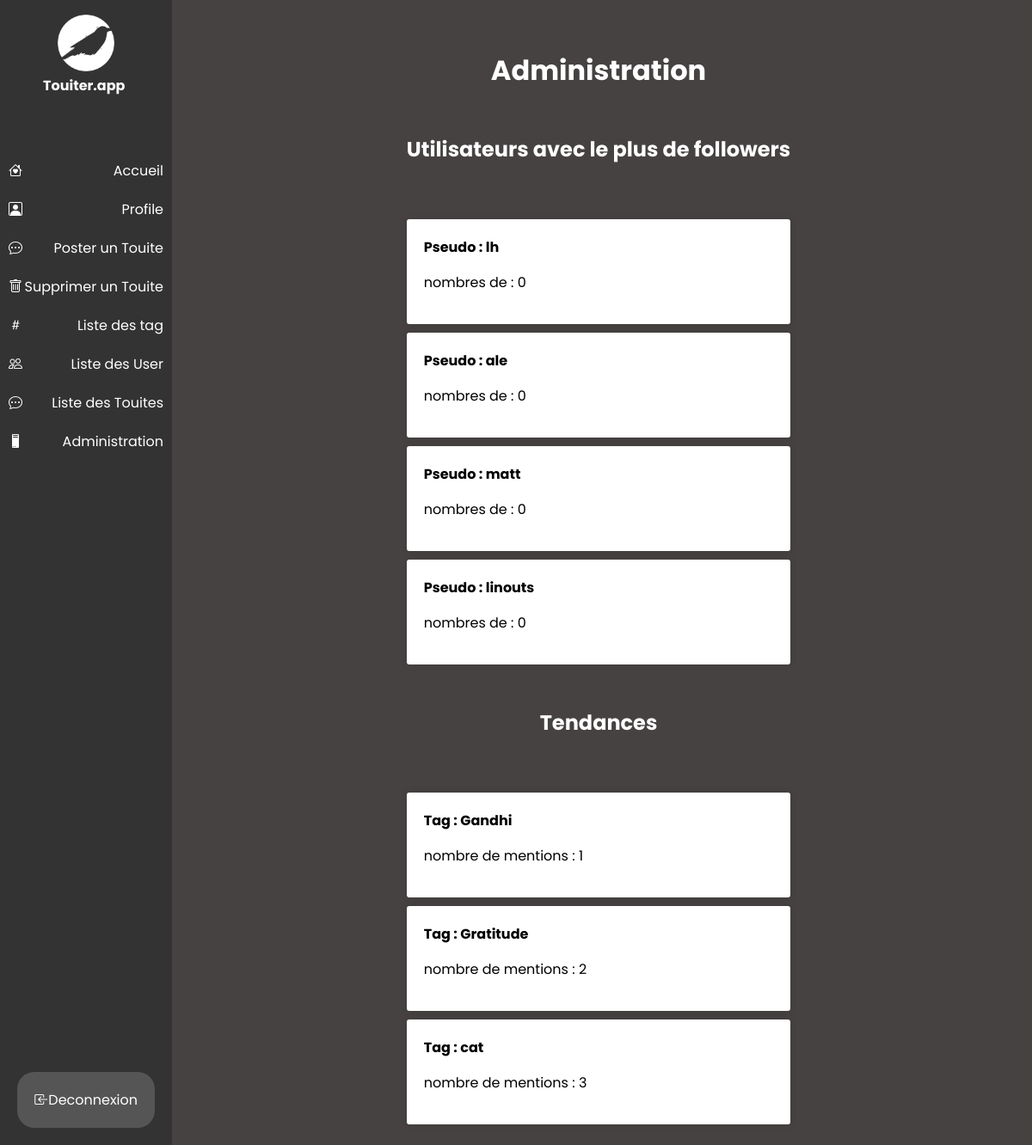
The page /index.php?action=Administration (signed in) on the database its author committed.
### tables this page shows
CREATE TABLE `users` (
  `idUser` varchar(32) NOT NULL,
  `email` varchar(64) NOT NULL,
  `passwd` varchar(512) NOT NULL,
  `nbFollower` int(11) DEFAULT 0,
  `nom` varchar(64) NOT NULL,
  `prenom` varchar(64) NOT NULL,
  `role` varchar(10) DEFAULT '0'
);

### src/Action/AdminAction.php (the view, shortened to what this page needs)
<?php
Class AdminAction{
    public function execute(): string{
        try {
            $pdo = connexionFactory::makeConnection();
        } catch (\PDOException $e) {
            die('Erreur de connexion à la base de données : ' . $e->getMessage());
        }
        $stmt = $pdo->prepare("SELECT * FROM users ORDER BY nbFollower DESC LIMIT 5");
        $stmt->execute();
        $users = $stmt->fetchAll(PDO::FETCH_ASSOC);
        usort($users, function ($a, $b) {
            return $a['nbFollower'] <=> $b['nbFollower'];
        });
        $stmt = $pdo->prepare("SELECT libelle, COUNT(lt.idTAG) AS nbMentions FROM listetouites_tag lt INNER JOIN tagtest ON lt.idTAG = tagtest.idTAG GROUP BY libelle ORDER BY COUNT(lt.idTAG) DESC LIMIT 5");
        $stmt->execute();
        $tags = $stmt->fetchAll(PDO::FETCH_ASSOC);
        usort($tags, function ($a, $b) {
            return $a['nbMentions'] <=> $b['nbMentions'];
        });
        $html = '<h1>Administration</h1><h2>Utilisateurs avec le plus de followers</h2>';
        $html .= '<div class="influenceurs">';
        $html .= '<ul>';
        foreach ($users as $user) {
            $html .= '<li class="listes">';
            $html .= '<strong> Pseudo : ' . htmlspecialchars($user['idUser']) . '</strong>';
            $html .= '<p> nombres de  : ' . htmlspecialchars($user['nbFollower']) . '</p>';
            $html .= '</li>';
        }
        $html .= '</ul>';
        $html .= '<h2>Tendances</h2>';
        $html .= '<div class="tendances">';
        $html .= '<ul>';
        foreach ($tags as $tag) {
            $html .= '<li class="listes">';
            $html .= '<strong> Tag : ' . htmlspecialchars($tag['libelle']) . '</strong>';
            $html .= '<p> nombre de mentions : ' . htmlspecialchars($tag['nbMentions']) . '</p>';
            $html .= '</li>';
        }
        $html .= '</ul>';
        $html .= '</div>';
        return $html;
    }
}
?>
<link rel="stylesheet" href="css/sections.css">

### css/style.css (style rules this page uses)
body { margin-left: 200px; padding: 0; font-family: 'Poppins', sans-serif; background-color: #474242; display: flex; flex-direction : column; align-items: center; justify-content: center; }
h1 { text-align: center; color: white; }
ul { list-style: none; padding: 0; align-items: center; margin-top: 4em; }

### css/sections.css (style rules this page uses)
body { margin-left: 200px; padding: 0; font-family: 'Poppins', sans-serif; background-color: #474242; display: flex; flex-direction : column; align-items: center; justify-content: center; }
h2 { color: white; text-align: center; margin-top: 50px; }
h1 { margin-top: 5px; colortext-align: center; margin-top: 50px;: white; text-align: center; position: relative; }
ul { list-style: none; padding: 0; }
.listes { background-color: #fff; margin-bottom: 10px; padding: 20px; border-radius: 3px; box-shadow: 0 0 10px rgba(0, 0, 0, 0.1); }

### rows shown on the page
users: idUser "lh", nbFollower "0"
users: idUser "ale", nbFollower "0"
users: idUser "matt", nbFollower "0"
users: idUser "linouts", nbFollower "0"

### other values the page prints
$tag['libelle'] "Gandhi"
$tag['nbMentions'] "1"
$tag['libelle'] "Gratitude"
$tag['nbMentions'] "2"
$tag['libelle'] "cat"
$tag['nbMentions'] "3"
